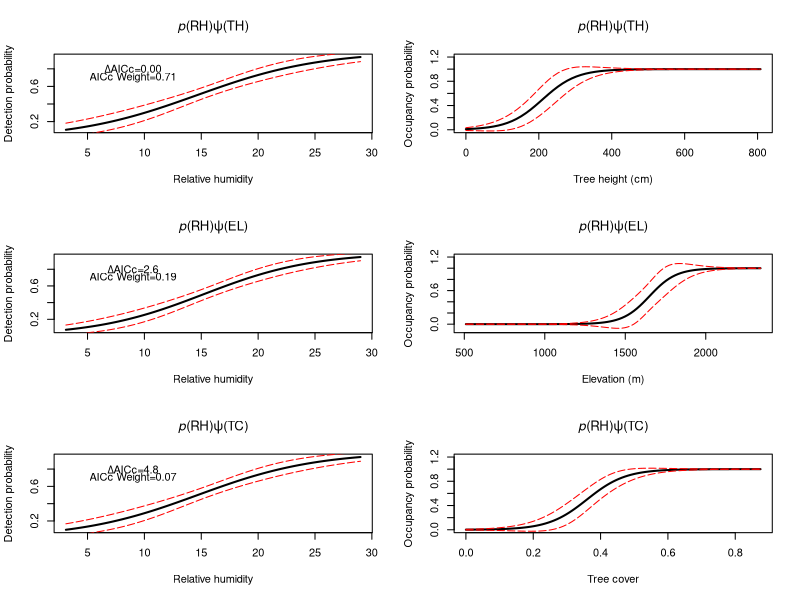

R code for this plot:
##this bit of code is to plot the output from Mark and plot the 
##parameter estimates for the results of the 3 top models. 
##using SE and not CI for the plots. 
## p = detection and psi= occupancy

setwd("C:/Users/julio/Dropbox/Postdoc/Mexico27/May Trip 2020/AZ occu modeling/mark")

#read in the data files
p_mod1 <- read.csv("mod1_p.csv")
p_mod2 <- read.csv("mod2_p.csv")
p_mod3 <- read.csv("mod3_p.csv")
psi_mod1 <- read.csv("mod1_psi.csv")
psi_mod2 <- read.csv("mod2_psi.csv")
psi_mod3 <- read.csv("mod3_psi.csv")

##make the  bounds of the SE
#model 1
p_mod1$SE.top <- p_mod1$p + p_mod1$SE
p_mod1$SE.bot <- p_mod1$p - p_mod1$SE

psi_mod1$SE.top <- psi_mod1$psi + psi_mod1$SE
psi_mod1$SE.bot <- psi_mod1$psi - psi_mod1$SE

#model 2
p_mod2$SE.top <- p_mod2$p + p_mod2$SE
p_mod2$SE.bot <- p_mod2$p - p_mod2$SE

psi_mod2$SE.top <- psi_mod2$psi + psi_mod2$SE
psi_mod2$SE.bot <- psi_mod2$psi - psi_mod2$SE

#model 3
p_mod3$SE.top <- p_mod3$p + p_mod3$SE
p_mod3$SE.bot <- p_mod3$p - p_mod3$SE

psi_mod3$SE.top <- psi_mod3$psi + psi_mod3$SE
psi_mod3$SE.bot <- psi_mod3$psi - psi_mod3$SE

######
#For psi model 1, we are going to truncate the data because 
#probability doesn't increase past 800 cm of tree height
######
psi_mod1 <- psi_mod1[c(1:65),]

#plot the data in one chart
#this will plot 3 rows and 2 columns so that the p and psi 
#are on the same row and different rows represent different
#columns
par(mfrow=c(3,2))

#model 1
plot(p_mod1$RH, p_mod1$p, type="l", lwd=2, xlab="Relative humidity", 
ylab="Detection probability", main = expression(paste(italic('p'),"(RH)",psi,"(TH)")))
text(9, 0.8, labels=expression(paste(Delta,"AICc=0.00")))
text(9, 0.7, labels="AICc Weight=0.71")
lines(p_mod1$RH, p_mod1$SE.top, type="l", col="red", lty=5)
lines(p_mod1$RH, p_mod1$SE.bot, type="l", col="red", lty=5)


plot(psi_mod1$TH, psi_mod1$psi, type="l", lwd=2, xlab="Tree height (cm)", 
ylab="Occupancy probability",  main = expression(paste(italic('p'),"(RH)",psi,"(TH)")), ylim=c(0,1.2))
lines(psi_mod1$TH, psi_mod1$SE.top, type="l", col="red", lty=5)
lines(psi_mod1$TH, psi_mod1$SE.bot, type="l", col="red", lty=5)


#model 2
plot(p_mod2$RH, p_mod2$p, type="l", lwd=2, xlab="Relative humidity", 
ylab="Detection probability", main = expression(paste(italic('p'),"(RH)",psi,"(EL)")))
text(9, 0.8, labels=expression(paste(Delta,"AICc=2.6" )))
text(9, 0.7, labels="AICc Weight=0.19")
lines(p_mod2$RH, p_mod2$SE.top, type="l", col="red", lty=5)
lines(p_mod2$RH, p_mod2$SE.bot, type="l", col="red", lty=5)


plot(psi_mod2$EL, psi_mod2$psi, type="l", lwd=2, xlab="Elevation (m)", 
ylab="Occupancy probability", main = expression(paste(italic('p'),"(RH)",psi,"(EL)")), ylim=c(-0.1,1.2))
lines(psi_mod2$EL, psi_mod2$SE.top, type="l", col="red", lty=5)
lines(psi_mod2$EL, psi_mod2$SE.bot, type="l", col="red", lty=5)

#model 3
plot(p_mod3$RH, p_mod3$p, type="l", lwd=2, xlab="Relative humidity", 
ylab="Detection probability", main = expression(paste(italic('p'),"(RH)",psi,"(TC)")))
text(9, 0.8, labels=expression(paste(Delta,"AICc=4.8" )))
text(9, 0.7, labels="AICc Weight=0.07")
lines(p_mod3$RH, p_mod3$SE.top, type="l", col="red", lty=5)
lines(p_mod3$RH, p_mod3$SE.bot, type="l", col="red", lty=5)


plot(psi_mod3$TC, psi_mod3$psi, type="l", lwd=2, xlab="Tree cover", 
ylab="Occupancy probability",  main = expression(paste(italic('p'),"(RH)",psi,"(TC)")), ylim=c(0,1.2))
lines(psi_mod3$TC, psi_mod3$SE.top, type="l", col="red", lty=5)
lines(psi_mod3$TC, psi_mod3$SE.bot, type="l", col="red", lty=5)


